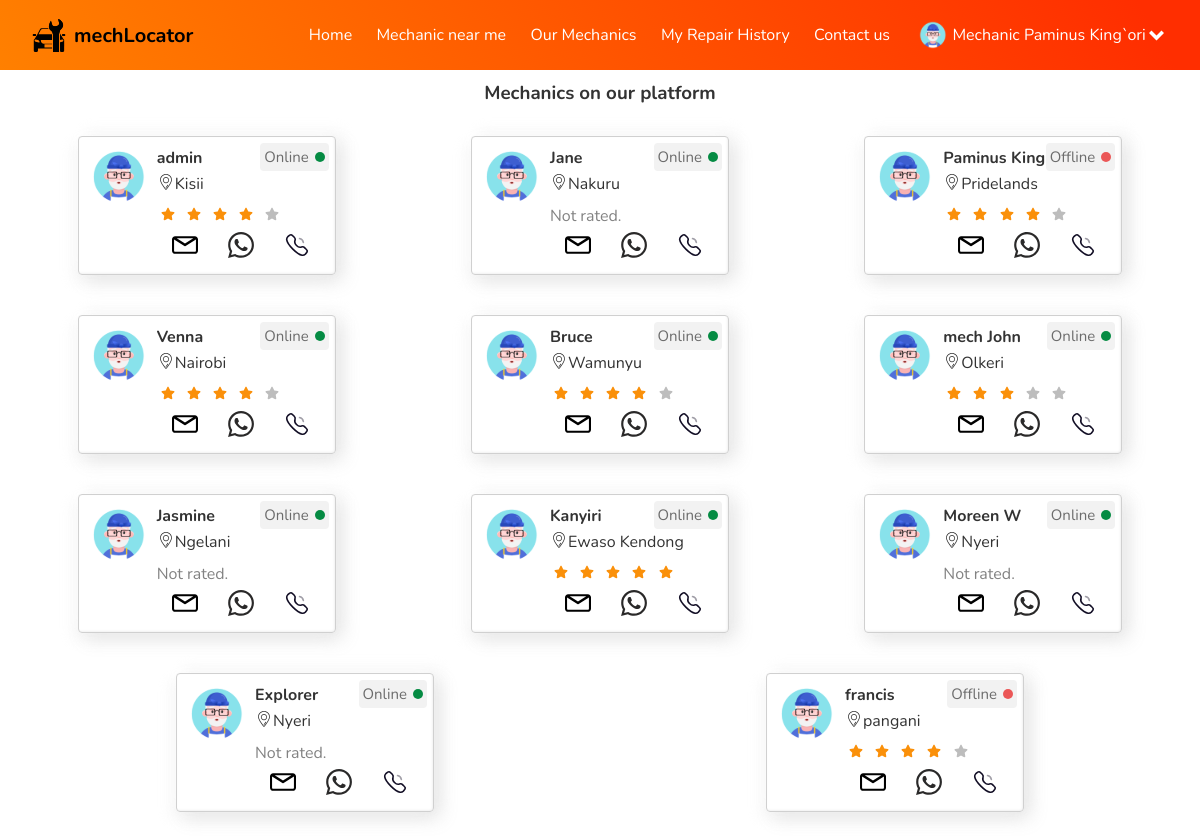
The app's page /allMechanics.php (signed in) with its own data.
### tables this page shows
CREATE TABLE `map_details` (
  `user_id` int(11) NOT NULL,
  `long_cor` text NOT NULL,
  `lat_cor` text NOT NULL,
  `town` varchar(50) DEFAULT NULL
);

CREATE TABLE `users` (
  `name` varchar(200) NOT NULL,
  `email` varchar(250) NOT NULL,
  `phone` varchar(20) NOT NULL,
  `password` varchar(250) NOT NULL,
  `is_mech` varchar(10) NOT NULL DEFAULT 'NO',
  `user_id` int(11) NOT NULL,
  `availability` varchar(10) NOT NULL DEFAULT 'YES'
);

### allMechanics.php (the view, shortened to what this page needs)
<!DOCTYPE html>
<html lang="en" dir="ltr">
  <head>
    <link rel="stylesheet" href="css/home.css">
    <link rel="stylesheet" href="css/nav.css">
    <link rel="stylesheet" href="css/allMech.css">
  </head>
  <body>
    <?php include 'php/header.php';
    ?>
    <main>
    <section class="holder-sect">
      <h3>Mechanics on our platform</h3>
      <section class="flex-wrap mech-sect">
      <?php
        $getUsers = "SELECT * FROM users INNER JOIN map_details ON users.user_id = map_details.user_id WHERE is_mech = 'YES'";
        $results = mysqli_query($connection,$getUsers);
            if(!$results){
               echo "msqli error" .mysqli_error($connection);
            }
              else{
                $row = mysqli_num_rows($results);
                if($row<1){
                  echo "No mechanics in database";
                }
                else{
                $count = 0;
                $k = 0;
                while($row = mysqli_fetch_assoc($results)){
                  $emailArray[$count] = $row['email'];
                  if($count>0 && ($emailArray[$count] === $emailArray[$count-1])){
                     continue;
                  }
                  else{
                    echo '
                    <div class="detail-card">
                        <div class="flex-wrap">
                    ';
                    if($row['availability']=="YES"){
                      echo '
                      <div class="status-part">
                        <span class="status-type">Online</span>
                        <span class="status-dot"></span>
                       </div>
                      ';
                    }
                    else{
                      echo '
                      <div class="status-part">
                        <span class="status-type">Offline</span>
                        <span class="status-dot red-dot"></span>
                       </div>
                      ';
                    }
                   echo '
                        <img src="icons/mech-white.svg" alt="user" class="user-icon">
                        <article class="contact-dets">
                            <div class="username">
                                <strong>'.$row['name'].'</strong>
                              </div>
                              <div class="mech-loc flex-wrap">
                              <img src="icons/loc-dark.svg" alt="mech-location" class="icon loc-icon">
                              '.$row['town'].'
                              </div>
                            <p class="rates rates'.$k.'">
                            </p>
                             <span class="">
                             <div class="mech-contact flex-wrap">
                             <a href="mailto:'.$row['email'].'">
                               <img src="icons/email-svgrepo-com.svg" alt="email" class="icon">
                             </a>
                             <a href="https://wa.me/'.$row['phone'].'">
                               <img src="icons/whatsapp.svg" alt="whatsapp" class="icon">
                             </a>
                             <a href="tel:'.$row['phone'].'">
                               <img src="icons/call.svg" alt="call" class="icon">
                             </a>
                           </div>
                             </span>
                        </article>
                        </div>
                    </div>
                    ';
                  }
                  $k++;
                  $count++;
                }
          }
        }
      ?>
      </section>
    </main>
  </body>
</html>

### css/home.css (style rules this page uses)
:root { --highlightBlue : #1242C5; --textGreyish: #333333; --orangeColor: #F98E0E; --regBtnBlue: #116D9E; --deepOrange: #F9430E; --veryLightGrey: #F2F2F2; --green: #058B43; --blue: #116D9E; --skyBlue: #0F8CB5; --lightOrange: #FFB40C; --lightRed: #FF537C; --f3White: #F3F3F3; --red: #EB5757; --orangeLinear: linear-gradient(240.86deg, #FF2E00 4.93%, #FF8B00 112.94%); --bRadius: 6px; --inputPadding: 10px 10px 5px 10px; --lightGrey1: #707070; --greenColor: #2EF873; --horizontalLine: #D0D0D0; --grey3: #828282; --grey2Box: #4F4F4F; --darkerShadow: -7px 7px 14px rgba(229, 229, 229, 0.2), 7px -7px 14px rgba(229, 229, 229, 0.2), -7px -7px 14px rgba(255, 255, 255, 0.9), 7px 7px 18px rgba(229, 229, 229, 0.9), inset 1px 1px 2px rgba(255, 255, 255, 0.3), inset -1px -1px 2px rgba(229, 229, 229, 0.5); --lightShadow: -7px 7px 14px rgba(242, 242, 242, 0.2), 7px -7px 14px rgba(242, 242, 242, 0.2), -7px -7px 14px rgba(255, 255, 255, 0.9), 7px 7px 18px rgba(242, 242, 242, 0.9), inset 1px 1px 2px rgba(255, 255, 255, 0.3), inset -1px -1px 2px rgba(242, 242, 242, 0.5); --bgcolor: #f3f3f3; --purple-gradient: linear-gradient(268.26deg, #ED0A25 23.76%, #F80AC3 78.07%); --black-text-shadow: 1px 2px 10px #0000008f; --highlightBlue: hsl(224, 83%, 42%); --highlightBlueHover: hsl(224, 86%, 28%); --grayish: hsl(0, 1%, 16%); --lightPink :hsl(346, 100%, 66%); --brightRed: hsl(356, 97%, 55%); --faintGray: hsl(0, 1%, 52%); --f3White: hsl(0, 0%, 95%); --placeholderC: hsla(0, 0%, 100%, 0.66); --btnPadding: 4px 28px; --popUpBg: hsla(0, 0%, 7%, 0.95); --inputBg: hsl(0, 0%, 16%); --toggleBG:hsl(230, 22%, 74%); --whiteBg: hsl(0, 0%, 100%); }
* { font-family: 'Nunito', sans-serif; color: var(--textGreyish); box-sizing: border-box; margin: 0; padding: 0; scroll-behavior: smooth; }
a { text-decoration: none; }
body { margin: 0;position: relative;padding-bottom: 1rem; }
.icon { width: 24px; height: 24px; margin: 0 4px; }
.rent-out, .flex-wrap { display: flex; flex-wrap: wrap; justify-content: space-around; align-items: center; }
.user-icon { width: 60px; height: 60px; }

### css/allMech.css (style rules this page uses)
main { display: block; padding-top: 5rem; }
.mech-sect { justify-items:center; align-content: center; padding: unset; margin: 10px; }
h3 { text-align: center; }
.icon { width: 20px; height: 20px; }
.holder-sect { align-items: flex-start; }
.loc-icon { margin: 1px; width: 16px; height: 16px; }
.mech-contact { width: 100%; }
.detail-card { box-shadow: var(--darkerShadow); border: 1px solid var(--horizontalLine); position: relative; border-radius: 4px; text-align: center; display: grid; padding: 10px; min-width: 210px; width: max-content; margin: 20px; }
.detail-card .flex-wrap { align-items: flex-start; }
.status-part { padding: 4px; border-radius: 4px; background: var(--f3White); display: flex; align-items: center; position: absolute; top: 6px; right: 6px; z-index: 3; }
.status-dot { width: 10px; height: 10px; border-radius: 50%; background-color: var(--green); margin-left: 6px; }
.status-type { font-size:15px; color:#6c6c6c; }
.red-dot { background-color:var(--red); }
.username { border-bottom: 2px solid var(--menuSectBg); padding-bottom: 4px; }
.contact-dets { display: grid; justify-items: flex-start; margin-left: 8px; }
.contact-dets span { width:100%; }
.contact-dets span .icon { width: 26px; height: 26px; margin: 0 15px; transition:0.1s; }
.rates { margin: 5px 0; color: var(--grey3); }
.rates .icon { width: 14px; height: 14px; }
.mech-loc { margin-bottom: 5px; }

### records on screen
map_details: shows "Online", user_id.name "admin", town "Kisii"
map_details: shows "Online", user_id.name "Jane", town "Nakuru"
map_details: shows "Offline", user_id.name "Paminus King`ori", town "Pridelands"
map_details: shows "Online", user_id.name "Venna", town "Nairobi"
map_details: shows "Online", user_id.name "Bruce", town "Wamunyu"
map_details: shows "Online", user_id.name "mech John", town "Olkeri"
map_details: shows "Online", user_id.name "Jasmine", town "Ngelani"
map_details: shows "Online", user_id.name "Kanyiri", town "Ewaso Kendong"
map_details: shows "Online", user_id.name "Moreen W", town "Nyeri"
map_details: shows "Online", user_id.name "Explorer", town "Nyeri"
map_details: shows "Offline", user_id.name "francis", town "pangani"

### other values on screen
$mech "Mechanic"
$_SESSION['name'] "Paminus King`ori"
